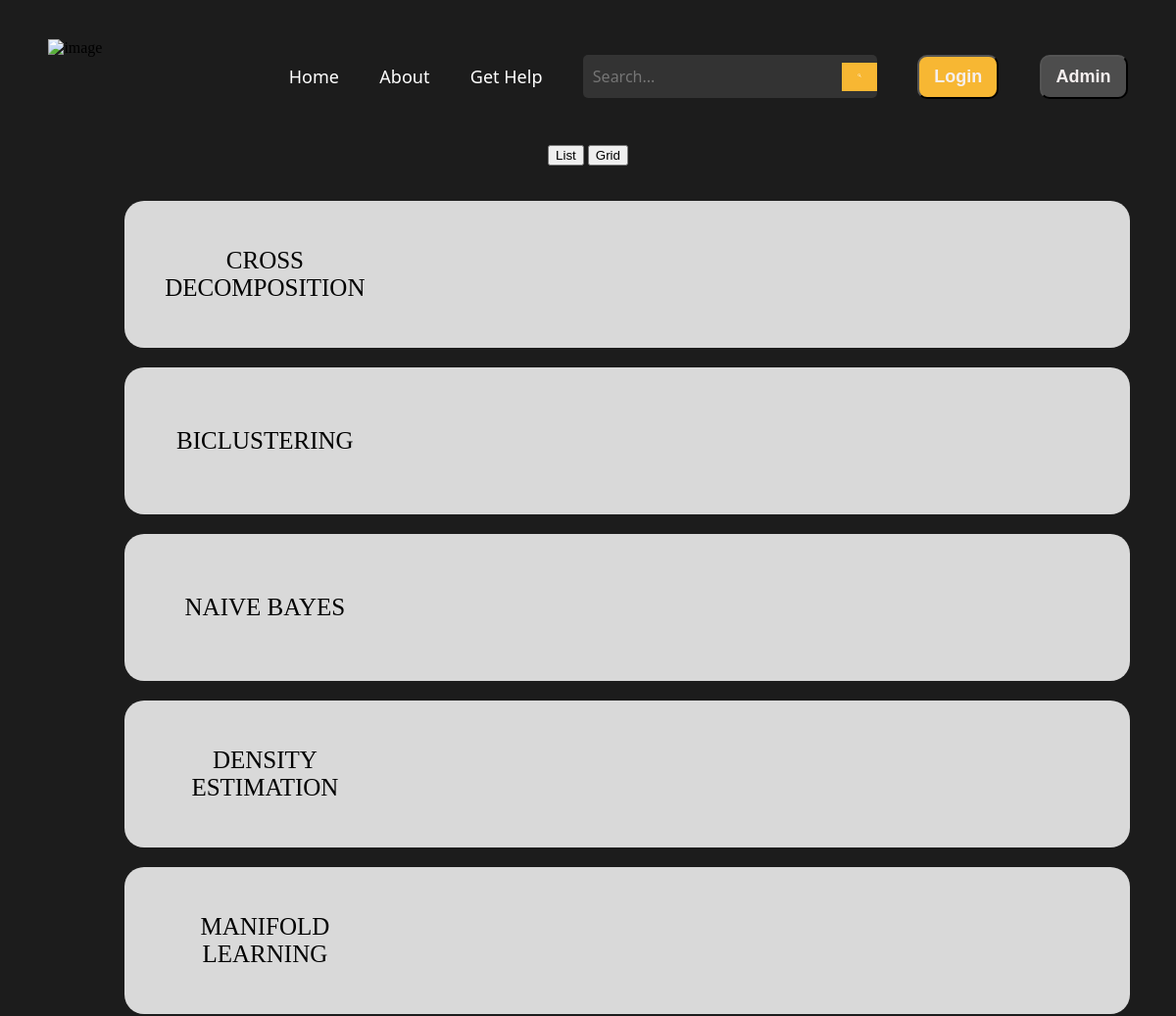
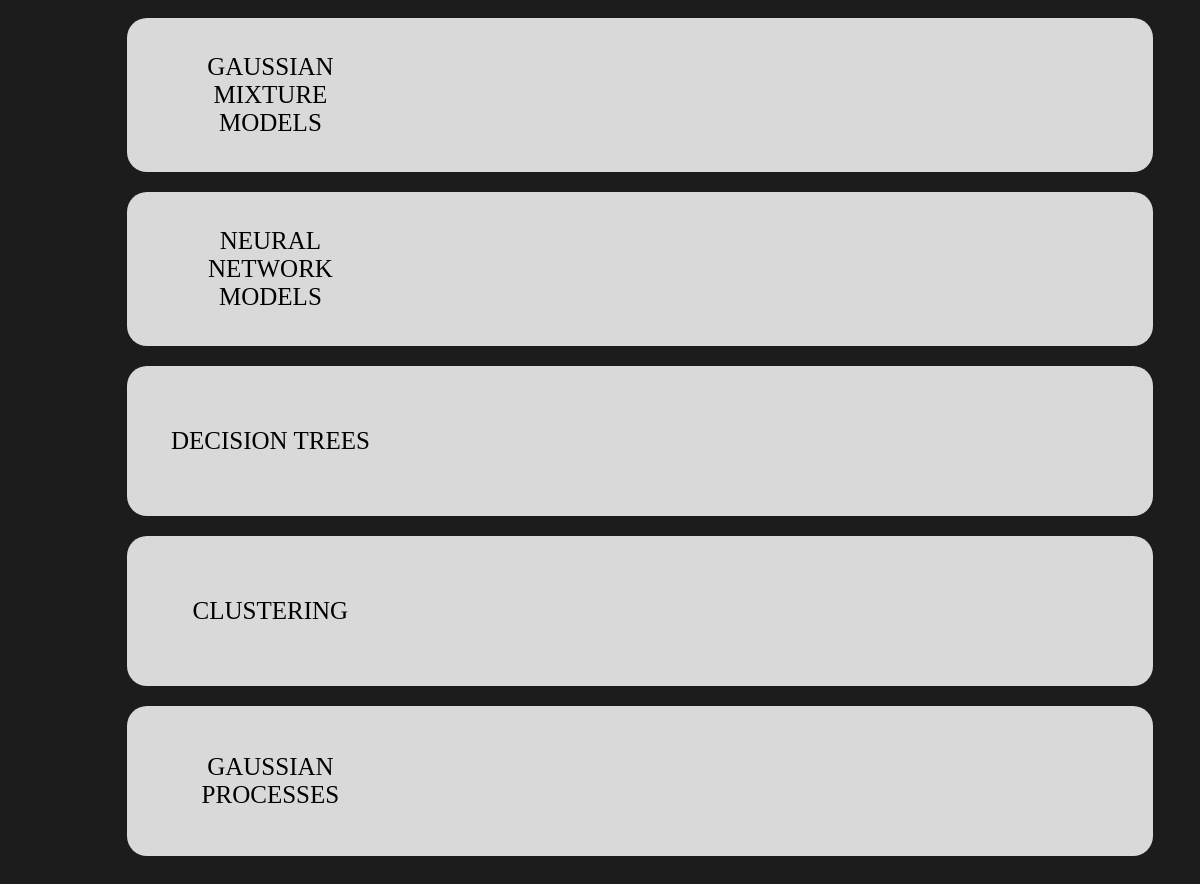
The page / on the database its author committed (2 pictures, top to bottom).
### tables this page shows
CREATE TABLE `resources` (
  `id` int(11) NOT NULL,
  `topics` varchar(100) DEFAULT NULL,
  `description` varchar(2000) DEFAULT NULL,
  `type` varchar(255) DEFAULT NULL,
  `keywords` varchar(20) DEFAULT NULL,
  `link` varchar(500) DEFAULT NULL,
  `user_id` varchar(20) DEFAULT NULL
);

### index.php (the view, shortened to what this page needs)
<!DOCTYPE html>
<html lang="en" style="background-color: #1c1c1c">
<head>
  <link href="./styles.css" rel="stylesheet" type="text/css" media="all" />
</head>
<div>
  <div class="home-container">
    <header data-role="Header" class="home-header">
      <img alt="image" src="https://i.postimg.cc/Pf3ndv6Q/PortalML.png" loading="eager" class="home-image" />
      <a href="index.php" target="_blank" rel="noreferrer noopener" class="home-link">
        Home
      </a>
      <a href="about.php" target="_blank" rel="noreferrer noopener" class="home-link1">
        <span class="home-text">About</span>
        <br />
      </a>
      <a href="get-help.php" target="_blank" rel="noreferrer noopener" class="home-link2">
        Get Help
      </a>
      <div class="home-icon-group">
        <form id="form" role="search">
          <input type="search" id="query" name="q" placeholder="Search..." aria-label="Search through site content">
          <button class="search-button"></button>
        </form>
      </div>
      <a href="login.php">
        <button type="button" class="home-button button" class="login-button">Login</button></a>
      <a href="admin.php">
        <button type="button" class="admin-button">Admin</button>
      </a>
    </header>
    <span>
      <button id="list">List</button>
      <button id="grid">Grid</button>
    </span>
    <?php
require_once "connection.php";
$conn = new mysqli($dbhost, $dbuser, $dbpass, $dbname);
$conn->set_charset("utf8");
$sql = "SELECT * FROM resources ORDER BY RAND()";
$result = $conn->query($sql);
echo '<ul class= "resource-container">';
while ($row = mysqli_fetch_assoc($result)) {
    $resource_topic = $row["topics"];
    $resource_description = $row["Description"];
    $resource_type = $row["Type"];
    echo '
        <li class="home-resource-row">
          <div class="home-resource-topic col-3">
          ' . $resource_topic . '
          </div>
          <div class="home-resource-description col-6">
          ' . $resource_description . '
          </div>
          <div class ="home-resource-media-preview col-3">
          ' . $resource_type . '
          </div>
        </li>
      ';
}
echo '</ul>'
?>
  </div>
</html>

### styles.css (style rules this page uses)
.search-button { background-color:#f7b733; outline: none; border-style:none; }
svg { color: #fff; fill: currentColor; width: 24px; height: 24px; padding: 10px; }
form { background-color:#333333; width: 300px; height: 44px; border-radius: 5px; display: flex; flex-direction: row; align-items: center; }
input { all: unset; font: 16px system-ui; color: #fff; height: 100%; width: 100%; padding: 6px 10px; }
.home-container { width: 100%; display: flex; overflow: auto; min-height: 100vh; align-items: center; flex-direction: column; justify-content: center; background-color: #1c1c1c; margin: 0; }
.home-header { margin: 2em; width: 100%; display: flex; max-width: var(--dl-size-size-maxwidth); align-items: center; padding-top: var(--dl-space-space-twounits); padding-left: var(--dl-space-space-threeunits); padding-right: var(--dl-space-space-threeunits); padding-bottom: var(--dl-space-space-threeunits); justify-content: space-evenly; }
.home-image { width: 204px; height: 76px; margin: var(--dl-space-space-unit); align-self: flex-start; object-fit: cover; }
.home-link { color: #ffffff; font-size: 18px; transition: 0.3s; font-family:'Segoe UI', Tahoma, Geneva, Verdana, sans-serif; text-decoration: none; }
.home-link1 { color: rgb(255, 255, 255); font-size: 18px; transition: 0.3s; font-family:'Segoe UI', Tahoma, Geneva, Verdana, sans-serif; text-decoration: none; }
.home-link2 { color: rgb(255, 255, 255); font-size: 18px; transition: 0.3s; font-family:'Segoe UI', Tahoma, Geneva, Verdana, sans-serif; text-decoration: none; }
.home-icon-group { display: flex; }
.home-button { color: #f5efef; margin: var(--dl-space-space-unit); padding-top: 10px; padding-bottom: 10px; padding-left: 15px; padding-right: 15px; font-size: 18px; align-self: center; font-style: normal; transition: 0.3s; font-weight: 600; border-radius: 10px; text-transform: capitalize; background-color: #f7b733; }
.admin-button { color: #f5efef; margin: var(--dl-space-space-unit); padding-top: 10px; padding-bottom: 10px; padding-left: 15px; padding-right: 15px; font-size: 18px; align-self: center; font-style: normal; transition: 0.3s; font-weight: 600; border-radius: 10px; text-transform: capitalize; background-color:#4d4d4d; }

### index.php (style rules this page uses)
* { box-sizing: border-box; }
[class*="col-"] { float: left; padding: 15px; }
.col-3 { width: 25%; }
.col-6 { width: 50%; }
.resource-container { display: block; width: 90%; }
.home-resource-row { display: flex; justify-content: center; align-items: center; background-color: #D9D9D9; min-height: 150px; width: 100%; margin: 20px; padding: 20px; border-radius: 20px; }
.home-resource-topic { text-align: center; text-transform: uppercase; font-size: 25px; }
.home-resource-description { color: #5b5c5b; }
.home-resource-media-preview { color: #5b5c5b; text-align: center; }

### rows shown on the page
resources: topics "CROSS DECOMPOSITION"
resources: topics "BICLUSTERING"
resources: topics "NAIVE BAYES"
resources: topics "DENSITY ESTIMATION"
resources: topics "MANIFOLD LEARNING"
resources: topics "GAUSSIAN MIXTURE MODELS"
resources: topics "NEURAL NETWORK MODELS"
resources: topics "DECISION TREES"
resources: topics "CLUSTERING"
resources: topics "GAUSSIAN PROCESSES"
